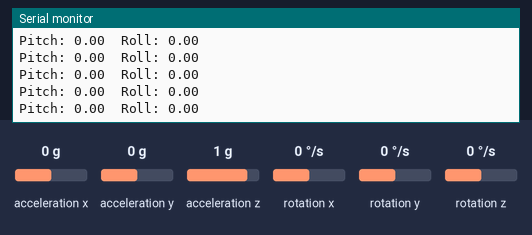
Bench run of a sketch on a simulated Arduino Uno, built with avr-gcc and run on an emulated ATmega328P. On the bench: the last lines printed to the serial monitor. Wiring (inferred from the names in the program): MPU-6050 motion sensor at I2C address 0x68. The inputs (shaded band) are chosen by the test bench; at power-on: acceleration x 0 g, acceleration y 0 g, acceleration z 1 g, rotation x 0 °/s, rotation y 0 °/s, rotation z 0 °/s.

Above: at 10.4 s.
10.5 s: acceleration x set to -1.4 g
At 11.6 s:
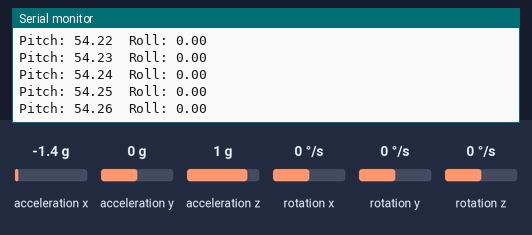
12.0 s: acceleration y set to -0.2 g
At 12.9 s:
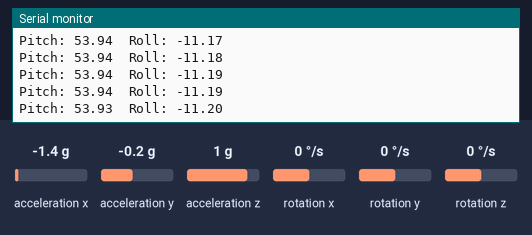
Timing chart, 0 to 14.5 s (numbered marks = the images above; inputs shaded):
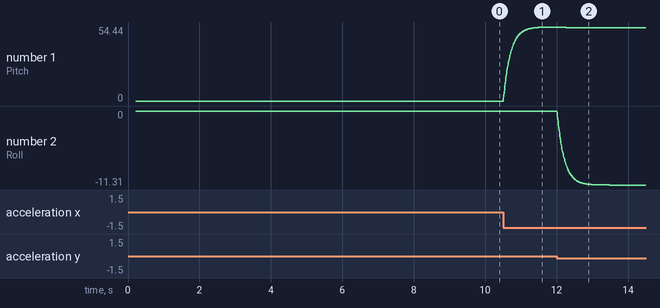

Measured:
- after the input at 10.5 s, the serial monitor: prints a new line at once (image 1)
- plotted number 1: 0 → 54.44 after the input at 10.5 s

The sketch:

ArduinoUno_MPU6050.ino
```cpp
/* ==================================================  */
/*                   INCLUDES                          */
/* ==================================================  */
#include <Wire.h>
#include <Math.h>

/* ==================================================  */
/*                     MACROS                          */
/* ==================================================  */

#define WHO_AM_I  (0x75)        // Register 117 – Who Am I
#define DEFAULT_WHO_AM_I (0x68) // Default value of register Who am I
#define MPU_I2C_ADD (0x68)      // The I2C address of MPU6050.
#define PWR_MGMT_1 (0x6B)           //Register 107 – Power Management 1


#define GYRO_XOUT_H (0x43)      // Registers 67 to 72 – Gyroscope Measurements
#define GYRO_CONFIG (0x1B)      // Register 27 – Gyroscope Configuration
#define ACCEL_CONFIG (0x1C)     // Register 28 – Accelerometer Configuration
#define ACCEL_XOUT_H (0x3B)     // Registers 59 to 64 – Accelerometer Measurements

#define G_TO_M_S2 (9.80665)     // Multipy accelerometer g values with this constant to convert it to m/s2 unit.

/* ==================================================  */
/*                   DATA TYPES                        */
/* ==================================================  */

// This enum lists the full scale range options for gyroscope.
typedef enum gFsSel
{
  G_FS_RANGE_250  = 0b00,
  G_FS_RANGE_500  = 0b01,
  G_FS_RANGE_1000 = 0b10,
  G_FS_RANGE_2000 = 0b11
} gFsSel_e;

// This enum lists the full scale range options for accelerometer.
typedef enum aFsSel
{
  A_FS_RANGE_2  = 0b00,
  A_FS_RANGE_4  = 0b01,
  A_FS_RANGE_8  = 0b10,
  A_FS_RANGE_16 = 0b11
} aFsSel_e;

typedef struct gyroSt
{
  float x;
  float y;
  float z;
} gyroAcc_s;

typedef struct SensFact
{
  float gSensFact;  // This variable stores the LSB sensitivity of gyroscope based on the full scale range.
  float aSensFact;  // This variable stores the LSB sensitivity of accelerometer based on the full scale range.
} sensFact_s;

/* ==================================================  */
/*                   GLOBAL VARIABLES                  */
/* ==================================================  */

sensFact_s gyroAccSensFact;
unsigned long currTime, prevTime;
float elapsedTime;
gyroAcc_s gyroValues, gError, accValues, aError;
float pitch, roll, yaw, finalPitch, finalRoll, finalYaw;

/* ==================================================  */
/*                FUNCTION DEFINITIONS                 */
/* ==================================================  */

gyroAcc_s readRawGyroValues()
{
  gyroAcc_s gValues;

  Wire.beginTransmission(MPU_I2C_ADD);
  Wire.write(GYRO_XOUT_H);
  Wire.endTransmission();

  Wire.beginTransmission(MPU_I2C_ADD);
  Wire.requestFrom(MPU_I2C_ADD, 6); // 3 axis, 2 byte for each axis.

  while (Wire.available() < 6);

  // Read the raw values
  gValues.x = Wire.read() << 8 | Wire.read();
  gValues.y = Wire.read() << 8 | Wire.read();
  gValues.z = Wire.read() << 8 | Wire.read();

  return gValues;
}

/* This function reads the raw values of gyroscope */
gyroAcc_s readGyroValues()
{
  gyroAcc_s gValues;

  gValues = readRawGyroValues();

  // Divide the raw values with the sensitivity factor to get the actual values in dps. Then subtract it by the error offset.
  gValues.x = gValues.x / gyroAccSensFact.gSensFact - gError.x;
  gValues.y = gValues.y / gyroAccSensFact.gSensFact - gError.y;
  gValues.z = gValues.z / gyroAccSensFact.gSensFact - gError.z;

  return gValues;

}

/* This function reads the raw values of accelerometer */
gyroAcc_s readRawAccValues()
{
  gyroAcc_s aValues;

  Wire.beginTransmission(MPU_I2C_ADD);
  Wire.write(ACCEL_XOUT_H);
  Wire.endTransmission();

  Wire.beginTransmission(MPU_I2C_ADD);
  Wire.requestFrom(MPU_I2C_ADD, 6); // 3 axis, 2 byte for each axis.

  while (Wire.available() < 6);

  // Read the raw values
  aValues.x = Wire.read() << 8 | Wire.read();
  aValues.y = Wire.read() << 8 | Wire.read();
  aValues.z = Wire.read() << 8 | Wire.read();

  return aValues;
}
gyroAcc_s readAccValues()
{
  gyroAcc_s aValues;

  aValues = readRawAccValues();

  // Divide the raw values with the sensitivity factor to get the actual values in dps.
  aValues.x = aValues.x / gyroAccSensFact.aSensFact - aError.x;
  aValues.y = aValues.y / gyroAccSensFact.aSensFact - aError.y;
  aValues.z = aValues.z / gyroAccSensFact.aSensFact - aError.z;

  return aValues;
}

float setGFsSel(gFsSel_e gFsVal)
{
  uint8_t regVal = 0b00000111;
  float gSensFact = 1.0;

  Wire.beginTransmission(MPU_I2C_ADD);
  Wire.write(GYRO_CONFIG);
  regVal |= gFsVal <<  3;
  Wire.write(regVal);
  Wire.endTransmission();

  switch (gFsVal)
  {
    // Set the LSB sensitivity for gyroscope. See table in 4.19 Registers 67 to 72 – Gyroscope Measurements
    case G_FS_RANGE_250:
      gSensFact = (float)131.0;
      break;

    case G_FS_RANGE_500:
      gSensFact = (float) 65.5;
      break;

    case G_FS_RANGE_1000:
      gSensFact = (float) 32.8;
      break;

    case G_FS_RANGE_2000:
      gSensFact = (float) 16.4;
      break;

    default:
      break;
  }
  gyroAccSensFact.gSensFact = gSensFact;
}

void setAFsSel(aFsSel_e aFsVal)
{
  uint8_t regVal = 0b00000111;
  float aSensFact = 1;

  Wire.beginTransmission(MPU_I2C_ADD);
  Wire.write(ACCEL_CONFIG);
  regVal |= aFsVal <<  3;
  Wire.write(regVal);
  Wire.endTransmission();

  switch (aFsVal)
  {
    case A_FS_RANGE_2:
      aSensFact = (float) 16384.0;
      break;

    case A_FS_RANGE_4:
      aSensFact = (float) 8192.0;
      break;


    case A_FS_RANGE_8:
      aSensFact = (float) 4096.0;
      break;

    case A_FS_RANGE_16:
      aSensFact = (float) 2048.0;
      break;

    default:
      break;
  }
  gyroAccSensFact.aSensFact = aSensFact;
}

uint8_t ReadOneRegister(uint32_t regAdd)
{
  uint8_t value;

  Wire.beginTransmission(MPU_I2C_ADD);
  Wire.write(regAdd);
  Wire.endTransmission();

  Wire.beginTransmission(MPU_I2C_ADD);
  Wire.requestFrom(MPU_I2C_ADD, 1);
  value = Wire.read();
  Wire.endTransmission();

  return value;
}

void calcGyroAccErr(const uint16_t sampleCnt)
{
  uint16_t sampleIte;
  gyroAcc_s gValues, sumGvalues, aValues, sumAvalues;

  sumGvalues.x = 0;
  sumGvalues.y = 0;
  sumGvalues.z = 0;

  sumAvalues.x = 0;
  sumAvalues.y = 0;
  sumAvalues.z = 0;

  for (sampleIte = 0; sampleIte < sampleCnt; sampleIte++)
  {
    gValues = readRawGyroValues();
    aValues = readRawAccValues();

    sumGvalues.x += gValues.x / gyroAccSensFact.gSensFact;
    sumGvalues.y += gValues.y / gyroAccSensFact.gSensFact;
    sumGvalues.z += gValues.z / gyroAccSensFact.gSensFact;

    sumAvalues.x += aValues.x / gyroAccSensFact.aSensFact;
    sumAvalues.y += aValues.y / gyroAccSensFact.aSensFact;
    sumAvalues.z += (aValues.z / gyroAccSensFact.aSensFact - 1); // Z axis value for accelerometer is 1 when IMU is kept stationary on ground.

    //  Serial.print("X: "); Serial.print(gValues.x/gyroAccSensFact.gSensFact); Serial.print("\tY: "); Serial.print(gValues.y/gyroAccSensFact.gSensFact);  Serial.print("\tZ: "); Serial.print(gValues.z/gyroAccSensFact.gSensFact);
    //  Serial.print("\t\t sumGvalues: X: "); Serial.print(sumGvalues.x); Serial.print("\t Y: "); Serial.print(sumGvalues.y); Serial.print("\t Z: "); Serial.print(sumGvalues.z);
    //  Serial.print("\t\t sumAvalues: X: "); Serial.print(sumAvalues.x); Serial.print("\t Y: "); Serial.print(sumAvalues.y); Serial.print("\t Z: "); Serial.println(sumAvalues.z);
  }


  gError.x = sumGvalues.x / sampleCnt;
  gError.y = sumGvalues.y / sampleCnt;
  gError.z = sumGvalues.z / sampleCnt;

  aError.x = sumAvalues.x / sampleCnt;
  aError.y = sumAvalues.y / sampleCnt;
  aError.z = sumAvalues.z / sampleCnt;
}

void setup()
{
  Serial.begin(115200);

  if (ReadOneRegister(WHO_AM_I) != DEFAULT_WHO_AM_I)
  {
    Serial.println("Detection of MPU6050 failed! Re-check your connections!");
  }
  else
  {
    Serial.println("Who am I passed. Detected MPU6050 successfully.");
  }

  Wire.beginTransmission(MPU_I2C_ADD); // Begins a transmission to the I2C slave (GY-521 board)
  Wire.write(PWR_MGMT_1);
  Wire.write(0);  // set to zero to wake up the MPU-6050
  Wire.endTransmission(true);

  // Set the Gyroscope full scale range
  setGFsSel(G_FS_RANGE_250);

  // Set the Accelerometer full scale range
  setAFsSel(A_FS_RANGE_2);

  // Calculate the error in measurements for gyroscope and accelerometer
  calcGyroAccErr(300);

  Serial.print("Gyro Errors - X: "); Serial.print(gError.x); Serial.print("\tY: "); Serial.print(gError.y); Serial.print("\tZ: "); Serial.println(gError.z);
  Serial.print("Acc  Errors - X: "); Serial.print(aError.x); Serial.print("\tY: "); Serial.print(aError.y); Serial.print("\tZ: "); Serial.println(aError.z);
}

void loop() {

  gyroAcc_s gyroAngVel; // This variable stores the realistic gyroscope readings after error correction. Unit: degrees/sec.
  gyroAcc_s accAngVel;  // This variable stores the realistic accelerometer readings after error correction. Unit: g.
  gyroAcc_s accValuesUnFil;

  float alpha = 0.5;    // Smoothing factor for complementary filter

  currTime = millis();
  prevTime = currTime;

  while (1)
  {
    prevTime = currTime;
    currTime = millis();
    gyroAngVel = readGyroValues();
    accAngVel = readAccValues();

    // Convert g to m/s2
    accValuesUnFil.x = accAngVel.x * G_TO_M_S2;
    accValuesUnFil.y = accAngVel.y * G_TO_M_S2;
    accValuesUnFil.z = accAngVel.z * G_TO_M_S2;

    // Complimentary filter formula: Yt = alpha * Xt + (1 - alpha) * Yt-1
    // Where yt is our filtered signal, Yt-1 the previous filtered signal, Xt the accelerometer reading and alpha the smoothing factor.

    accValues.x = alpha * accValuesUnFil.x + ((1 - alpha) * accValues.x);
    accValues.y = alpha * accValuesUnFil.y + ((1 - alpha) * accValues.y);
    accValues.z = alpha * accValuesUnFil.z + ((1 - alpha) * accValues.z);

    // Convert the unit of values from g to degrees using atan2
    pitch = (atan2(-1 * accValues.x, sqrt(accValues.y * accValues.y + accValues.z * accValues.z)) * 180) / M_PI;
    roll = (atan2(accValues.y, accValues.z) * 180) / M_PI;

    elapsedTime = 0.01; // seconds
    //elapsedTime = currTime - prevTime;
    if (elapsedTime > 0)
    {
      gyroValues.x = (gyroValues.x + (gyroAngVel.x * elapsedTime)) * 0.95 + (roll * 0.05);
      gyroValues.y = (gyroValues.y + (gyroAngVel.y * elapsedTime)) * 0.95 + (pitch * 0.05);
      gyroValues.z = (gyroValues.z + (gyroAngVel.z * elapsedTime));
    }

    finalPitch = gyroValues.y; //(0.95 * gyroValues.y) + (0.05 * pitch);
    finalRoll =  gyroValues.x; //(0.95 * gyroValues.x) + (0.05 * roll);

    // Gyro X = Roll, Y = Pitch, Z = Yaw
    //Serial.print("XGReal: "); Serial.print(gyroValues.x); Serial.print("\tYGReal: "); Serial.print(gyroValues.y); Serial.print("\tZGReal: "); Serial.print(gyroValues.z);   //250 dps
    //Serial.print("\tXAReal: "); Serial.print((float)accValues.x); Serial.print("\tYAReal: "); Serial.print(accValues.y); Serial.print("\tZAReal: "); Serial.print(accValues.z); Serial.print("\t");   //8g
    Serial.print("Pitch: "); Serial.print(finalPitch); Serial.print("\tRoll: "); Serial.println(finalRoll);

    delay(10 - (millis() - currTime));
  }
}
```
